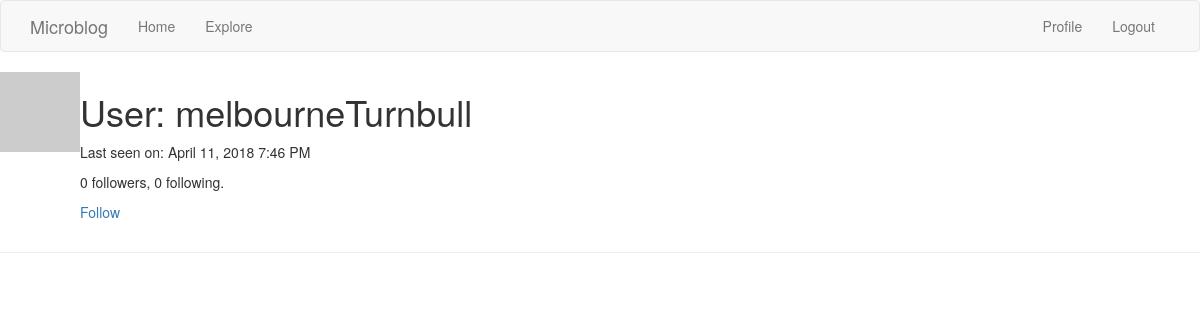
/user/melbourneTurnbull (signed in), run on an earlier commit of the app's database.
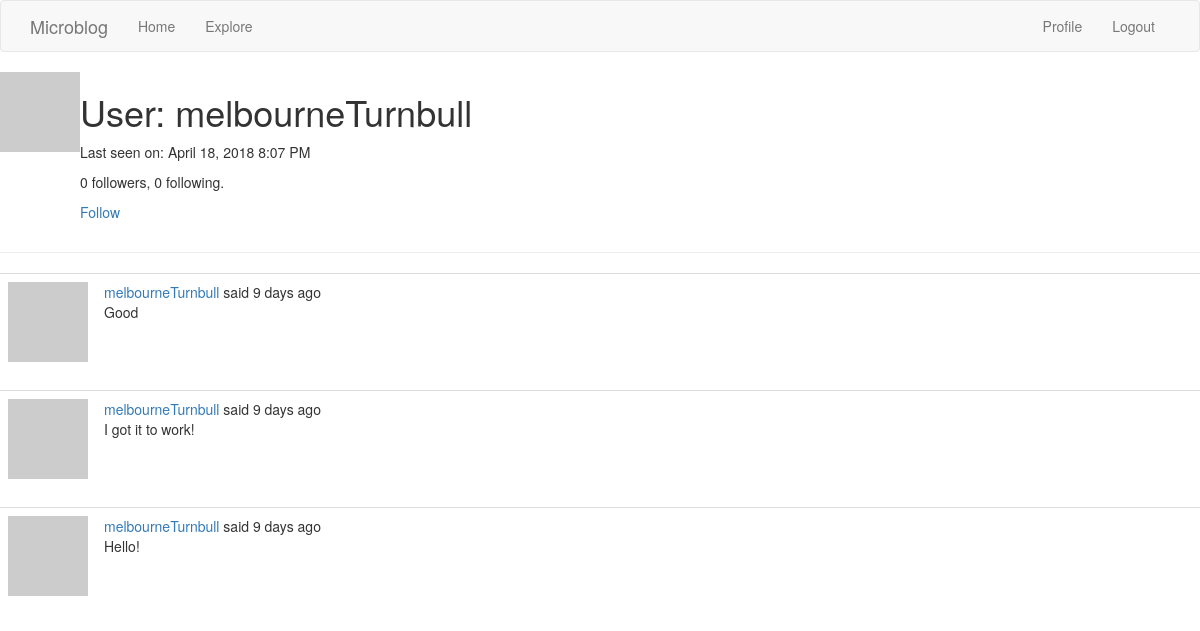
And on a later commit of the database.
### app/models.py (models this page shows, shortened)
class User(UserMixin, db.Model):
    id = db.Column(db.Integer, primary_key=True)
    username = db.Column(db.String(64), index=True, unique=True)
    email = db.Column(db.String(120), index=True, unique=True)
    password_hash = db.Column(db.String(128))
    posts = db.relationship('Post', backref='author', lazy='dynamic')
    about_me = db.Column(db.String(140))
    last_seen = db.Column(db.DateTime, default=datetime.utcnow)
    followed = db.relationship(
        'User', secondary=followers,
        primaryjoin=(followers.c.follower_id == id),
        secondaryjoin=(followers.c.followed_id == id),
        backref=db.backref('followers', lazy='dynamic'), lazy='dynamic')
    def avatar(self, size):
        digest = md5(self.email.lower().encode('utf-8')).hexdigest()
        return 'https://www.gravatar.com/avatar/{}?d=identicon&s={}'.format(
            digest, size)
    def is_following(self, user):
        return self.followed.filter(
            followers.c.followed_id == user.id).count() > 0

class Post(db.Model):
    id = db.Column(db.Integer, primary_key=True)
    body = db.Column(db.String(140))
    timestamp = db.Column(db.DateTime, index=True, default=datetime.utcnow)
    user_id = db.Column(db.Integer, db.ForeignKey('user.id'))
    language = db.Column(db.String(5))

### app/routes.py (the view)
@app.route('/user/<username>')
@login_required
def user(username):
    user = User.query.filter_by(username=username).first_or_404()
    page = request.args.get('page', 1, type=int)
    posts = user.posts.order_by(Post.timestamp.desc()).paginate(
        page, app.config['POSTS_PER_PAGE'], False)
    next_url = url_for('user', username=user.username, page=posts.next_num) \
        if posts.has_next else None
    prev_url = url_for('user', username=user.username, page=posts.prev_num) \
        if posts.has_prev else None
    return render_template('user.html', user=user, posts=posts.items,
                           next_url=next_url, prev_url=prev_url)

### app/models.py (called while the page is built)
@login.user_loader
def load_user(id):
    return User.query.get(int(id))

### app/routes.py (called while the page is built)
@app.before_request
def before_request():
    if current_user.is_authenticated:
        current_user.last_seen = datetime.utcnow()
        db.session.commit()
    g.locale = str(get_locale())

### app/templates/user.html (shortened to what this page needs)
{% extends "base.html" %}
{% block content %}
    <table>
        <tr valign="top">
            <td><img src="{{ user.avatar(128) }}"></td>
            <td>
                <h1>User: {{ user.username }}</h1>
                {% if user.last_seen %}<p>Last seen on: {{ moment(user.last_seen).format('LLL') }}</p>{% endif %}
                <p>{{ user.followers.count() }} followers, {{ user.followed.count() }} following.</p>
                {% if user == current_user %}
                <p><a href="{{ url_for('edit_profile') }}">Edit your profile</a></p>
                {% elif not current_user.is_following(user) %}
                <p><a href="{{ url_for('follow', username=user.username) }}">Follow</a></p>
                {% else %}
                <p><a href="{{ url_for('unfollow', username=user.username) }}">Unfollow</a></p>
                {% endif %}
            </td>
        </tr>
    </table>
    <hr>
    {% for post in posts %}
        {% include '_post.html' %}
    {% endfor %}
{% endblock %}

### app/templates/_post.html (shortened to what this page needs)
<table class="table table-hover">
    <tr>
        <td width="70px">
            <a href="{{ url_for('user', username=post.author.username) }}">
                <img src="{{ post.author.avatar(70) }}" />
            </a>
        </td>
        <td>
            {{ _('%(username)s said %(when)s',
                username=user_link, when=moment(post.timestamp).fromNow()) }}
            <br>
            <span id="post{{ post.id }}">{{ post.body }}</span>
        </td>
    </tr>
</table>

What changed in the data, as far as the page shows it:
changed User "melbourneTurnbull": last_seen "April 11, 2018 7:46 PM" → "April 18, 2018 8:07 PM"
added Post: body "Good"
added Post: body "I got it to work!"
added Post: body "Hello!"
